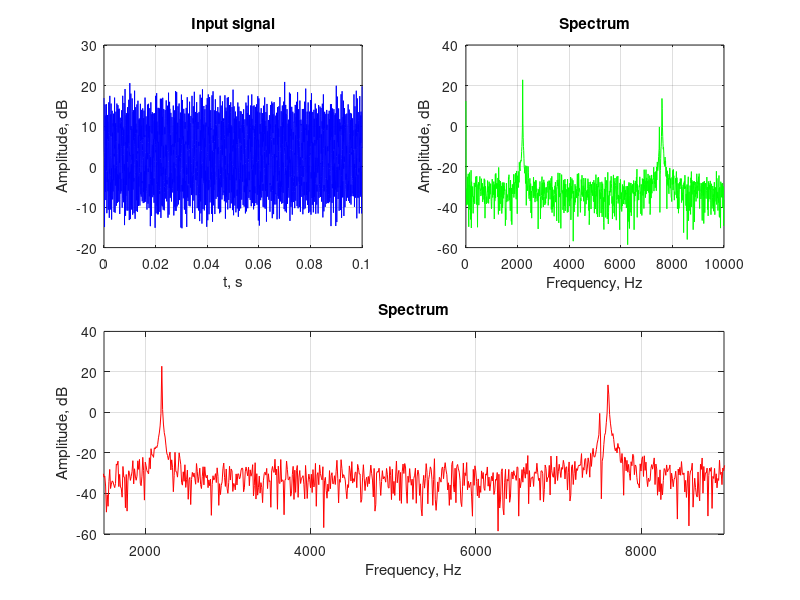
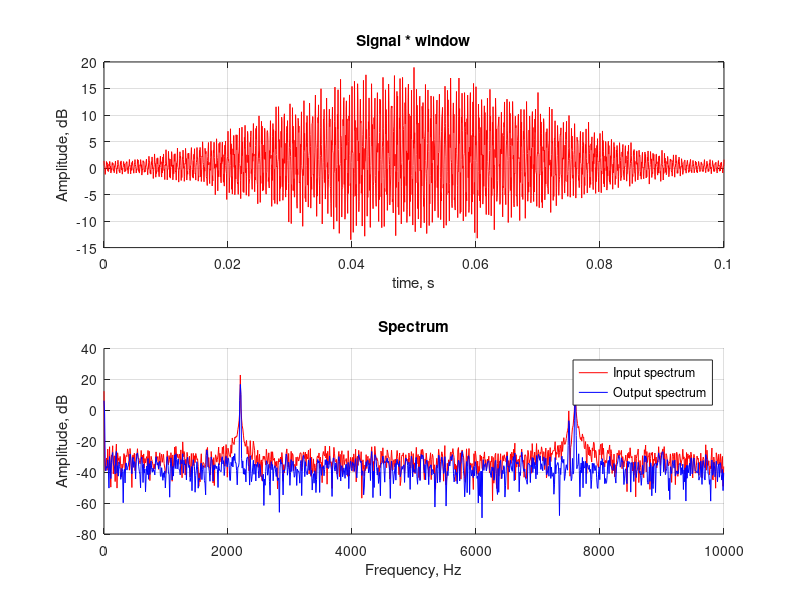

Write the MATLAB code that produced these figures, in order.
clear all;
clc;
close all;

f1 = 7600; %Hz
f2 = 7500; %Hz
f3 = 2200; %Hz

A1 = 5;
A2 = 1; % if A2 = 0, harmonic down
A3 = 10;

T  = 0.1;
fs = 20000.0;
t  = 0:1/fs:T;
n  = length(t);
noise_ampl = 5;
noise = rand(1,n);
S = A1*exp(1i*2*pi*f1*t)+A2*exp(1i*2*pi*f2*t)+A3*exp(1i*2*pi*f3*t)+noise_ampl*noise*(1+1i);

F = abs(fft(S));
F = F./n;
F = 10 * log(F);
f=0:fs/n:fs/2-1/n;
figure;
subplot(2,2,1)
plot(t,real(S), 'b');
title('Input signal');
xlabel('t, s');
ylabel('Amplitude, dB');
grid on;
subplot(2,2,2);
plot(f,F(1:length(f)), 'g');
title('Spectrum');
xlabel('Frequency, Hz');
ylabel('Amplitude, dB');
grid on;
subplot(2,2,3:4)
plot(f,F(1:length(f)), 'r');
grid on
xlim([1500,9000]);
title('Spectrum');
xlabel('Frequency, Hz');
ylabel('Amplitude, dB');

win = hamming(n);
S_w = S.*win';
F_w = abs(fft(S_w));
F_w = F_w./n;
F_w = 10 * log(F_w);

figure;
subplot(2,1,1);
plot(t,real(S_w),'r');
title('Signal * window');
xlabel('time, s');
ylabel('Amplitude, dB');
grid on
subplot(2,1,2);
hold on
f=0:fs/n:fs/2-1/n;
plot(f,F(1:length(f)), 'r');
plot(f,F_w(1:length(f)),'b');
legend('Input spectrum','Output spectrum');
title('Spectrum');
xlabel('Frequency, Hz');
ylabel('Amplitude, dB');
grid on
